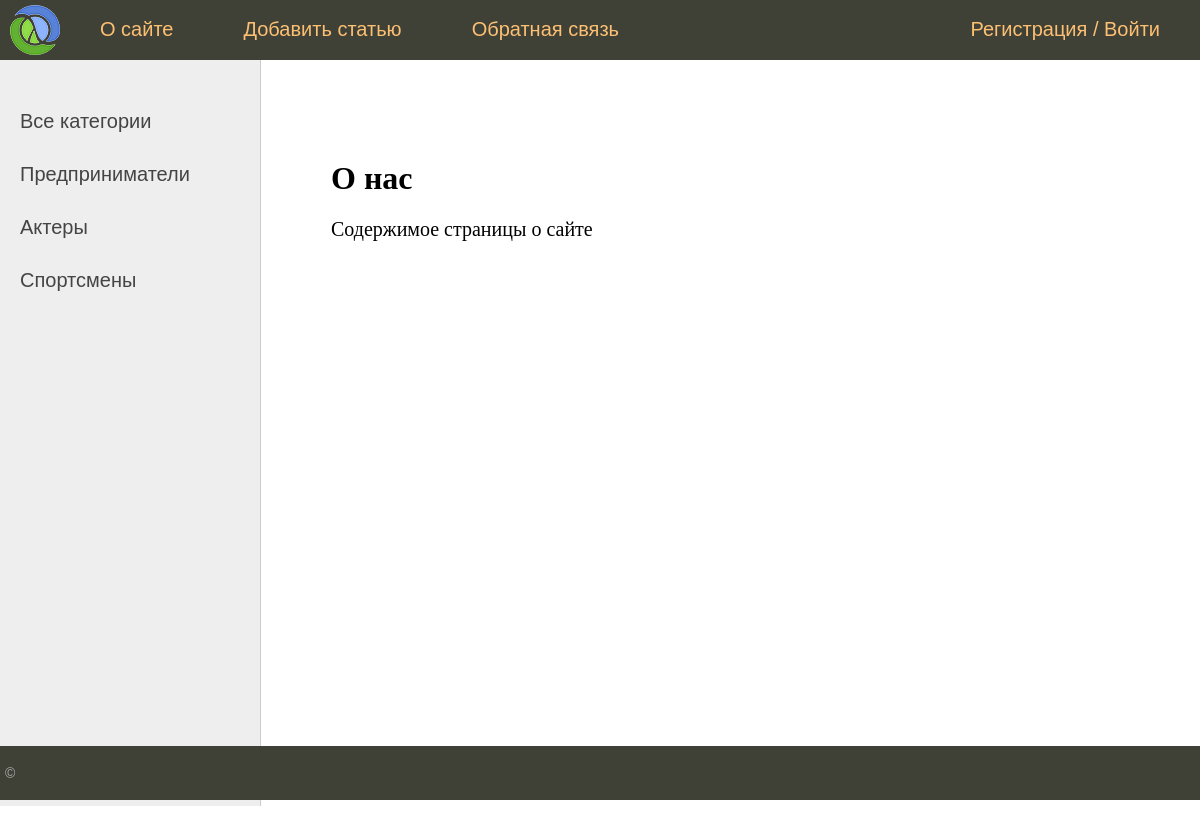
The page /about/ on the database its author committed.
### man/models.py (models this page shows, shortened)
class Category(models.Model):
    name = models.CharField(max_length=50, db_index=True, verbose_name='Название категории')
    slug = models.SlugField(max_length=255, unique=True, db_index=True, verbose_name='URL')
    def get_absolute_url(self):
        return reverse('category', kwargs={'cat_slug': self.slug})
    class Meta:
        verbose_name = 'Категорию'
        verbose_name_plural = 'Категории'
        ordering = ['id']

### man/views.py (the view)
# urls.py: path('about/', about, name='about'),
def about(request):
    template_name = 'man/about.html'
    cats = Category.objects.all()
    context = {
        'title': 'О нас',
        'menu': menu,
        'cats': cats,
    }
    return render(request, template_name, context)

### man/templates/man/about.html
{% extends 'man/base.html' %}
{% block content %}
<h1>{{title}}</h1>
<p>Содержимое страницы о сайте
{% endblock %}

### man/templates/man/base.html (shortened to what this page needs)
{% load static %}
{% load man_tags %}
<!DOCTYPE html>
<html>
<head>
	<link type="text/css" href="{% static 'man/css/styles.css' %}" rel="stylesheet" />
</head>
<body>
<table class="table-page" border=0 cellpadding="0" cellspacing="0">
<tr><td valign=top>
{% block mainmenu %}
		<div class="header">
			<ul id="mainmenu" class="mainmenu">
			<li class="logo"><a href="{% url 'index' %}"><div class="logo"></div></a></li>
			{% for item in menu %}
				<li><a href="{% url item.url_name %}">{{item.title}}</a></li>
			{% endfor %}
			{% if request.user.is_authenticated %}
				<li class="last">{{ user.username }} / <a href="{% url 'logout' %}">Выйти</a></li>
			{% else %}
				<li class="last">
					<a href="{% url 'register' %}">Регистрация</a> /
					<a href="{% url 'login' %}">Войти</a>
				</li>
			{% endif %}
			</ul>
		</div>
{% endblock mainmenu %}
<table class="table-content" border=0 cellpadding="0" cellspacing="0">
<tr>
	<td valign="top" class="left-chapters">
	<ul id="leftchapters">
		{% if cat_selected == 0 %}
			<li class="selected">Все категории</li>
			{% else %}
			<li><a href="{% url 'index' %}">Все категории</a></li>
		{% endif %}
{% for c in cats %}
	{% if c.pk == cat_selected %}
		<li class="selected">{{ c.name }}</li>
	{% else %}
		<li><a href="{{ c.get_absolute_url }}"> {{ c.name }} </a></li>
	{% endif %}
{% endfor %}
	</ul>
</td>
<td valign="top" class="content">
	<div class="content-text">
{% block content %}
{% endblock %}
	</div>
</td></tr></table>
</td></tr>
<tr><td valign=top>
	<div id="footer">
		<p>&copy; </p>
	</div>
</td></tr></table>
</body>
</html>

### man/static/man/css/styles.css (style rules this page uses)
html, body { font-family: 'Arial'; margin: 0; padding: 0; height: 100%; width: 100%; color: #444; }
a { color: #0059b2; text-decoration: none; }
.table-page { width: 100%; height: 100%; vertical-align: top; }
.table-page tr { height: 100%; }
.header { background: #3F4137; height: 60px; }
.logo { background: url('../images/logo.png') no-repeat 10px 5px; width: 70px; height: 60px; }
ul.mainmenu { list-style: none; margin: 0; padding: 0; height: 60px; color: #fdc073; font-size: 20px; overflow: hidden; }
ul.mainmenu li { float: left; margin: 18px 40px 0 30px; }
ul.mainmenu li.logo { margin: 0; }
ul.mainmenu li.last { float: right; }
ul.mainmenu li a { color: #fdc073; text-decoration: none; }
.table-content { width: 100%; min-height: 100%; height: 100%; }
.left-chapters { margin: 0; background: #eee; border-right: 1px solid #ccc; min-height: 100%; }
.left-chapters ul { width: 230px; min-height: 100%; margin: 0; padding: 20px 10px 10px 20px; list-style: none; font-size: 20px; }
.left-chapters ul li { margin: 30px 0 0 0; color: #999; }
.left-chapters ul li a { color: #444; text-decoration: none; }
.content { padding: 40px 20px 20px 40px; width: 100%; box-sizing: border-box; }
.content-text { margin: 60px 0 0 30px; color: #000; font-size: 20px; font-family: Yandex Sans Display Light; }
.content-text h1 { font-size: 32px; }
#footer { box-sizing: border-box; background: #3F4137; padding: 5px; color: #aaa; font-size: 14px; font-family: Verdana, Geneva, Arial, Helvetica; text-align: left; overflow: hidden; }

### rows shown on the page
Category: name "Предприниматели"
Category: name "Актеры"
Category: name "Спортсмены"

### other values the page prints
{{ item.title }} "О сайте" "Добавить статью" "Обратная связь"
{{ title }} "О нас"
